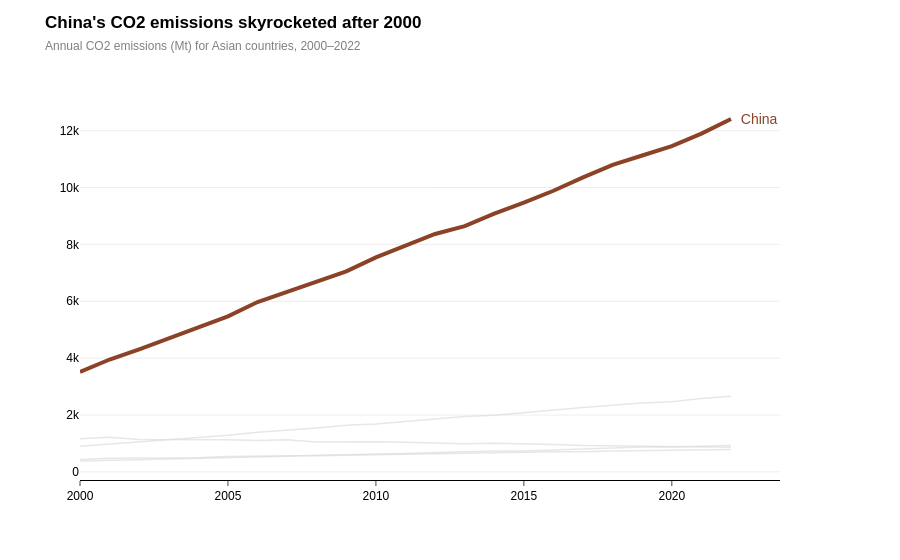

Notebook code for this chart:
### Markdown cell above
---
## Task 1 — Multi-Series Line Chart with Highlight

**What to build:** A line chart showing CO2 emissions over time for **all Asian countries** in the dataset, with one country highlighted.

**Requirements:**
- All countries shown (for context), but only **one highlighted in colour** — your choice which
- All other lines in grey (#DDDDDD), thinner
- Highlighted country **labelled directly** at the end of its line (not in a legend)
- Insight title that names the highlighted country and its story

> 💡 `df[df['Region'] == 'Asia']` to filter; use `go.Figure()` with a loop for per-country control

### Code cell
import plotly.graph_objects as go

df_asia = df[df['Region'] == 'Asia']
highlight_country = 'China'

style_highlight = {'color': '#8C4227', 'width': 4, 'opacity': 1}
style_background = {'color': '#DDDDDD', 'width': 1.5, 'opacity': 0.7}

fig = go.Figure()

for country in df_asia['Country'].unique():
    df_country = df_asia[df_asia['Country'] == country]
    
    is_highlight = (country == highlight_country)
    style = style_highlight if is_highlight else style_background

    fig.add_trace(go.Scatter(
        x=df_country['Year'],
        y=df_country['CO2_Mt'],
        mode='lines',
        name=country,
        line=dict(color=style['color'], width=style['width']),
        opacity=style['opacity'],
        hoverinfo='name+y'
    ))

last_row = df_asia[(df_asia['Country'] == highlight_country)].sort_values('Year').iloc[-1]

fig.add_annotation(
    x=last_row['Year'],
    y=last_row['CO2_Mt'],
    text=f"  {highlight_country}",
    showarrow=False,
    xanchor="left",
    font=dict(color=style_highlight['color'], size=14, family="Arial")
)

fig.update_layout(
    title={
        'text': f"<b>{highlight_country}'s CO2 emissions skyrocketed after 2000</b><br>"
                f"<span style='font-size:12px; color:grey;'>Annual CO2 emissions (Mt) for Asian countries, 2000–2022</span>",
        'x': 0.05,
        'y': 0.95
    },
    plot_bgcolor='white',
    paper_bgcolor='white',
    showlegend=False, 
    margin=dict(r=120, t=100),
    font=dict(family="Arial", color="black")
)

fig.update_xaxes(showgrid=False, linecolor='black', ticks='outside')
fig.update_yaxes(showgrid=True, gridcolor='#EEEEEE', zeroline=False)

fig.show()

### Figure 1 — Plotly figure (JSON) as saved in the notebook; plotly's stock layout.template omitted (floating-point values rounded to 4 significant figures)
{"data": [{"hoverinfo": "name+y", "line": {"color": "#8C4227", "width": 4}, "mode": "lines", "name": "China", "opacity": 1, "type": "scatter", "x": [2000, 2001, 2002, 2003, 2004, 2005, 2006, 2007, 2008, 2009, 2010, 2011, 2012, 2013, 2014, 2015, 2016, 2017, 2018, 2019, 2020, 2021, 2022], "y": [3514.0, 3952.0, 4312.0, 4692.0, 5079.0, 5468.0, 5974.0, 6323.0, 6673.0, 7053.0, 7543.0, 7972.0, 8365.0, 8641.0, 9078.0, 9466.0, 9887.0, 10360.0, 10790.0, 11130.0, 11450.0, 11900.0, 12410.0]}, {"hoverinfo": "name+y", "line": {"color": "#DDDDDD", "width": 1.5}, "mode": "lines", "name": "India", "opacity": 0.7, "type": "scatter", "x": [2000, 2001, 2002, 2003, 2004, 2005, 2006, 2007, 2008, 2009, 2010, 2011, 2012, 2013, 2014, 2015, 2016, 2017, 2018, 2019, 2020, 2021, 2022], "y": [901.6, 974.6, 1056.0, 1146.0, 1205.0, 1291.0, 1396.0, 1466.0, 1542.0, 1637.0, 1687.0, 1774.0, 1865.0, 1945.0, 1994.0, 2092.0, 2177.0, 2267.0, 2345.0, 2419.0, 2466.0, 2580.0, 2661.0]}, {"hoverinfo": "name+y", "line": {"color": "#DDDDDD", "width": 1.5}, "mode": "lines", "name": "Japan", "opacity": 0.7, "type": "scatter", "x": [2000, 2001, 2002, 2003, 2004, 2005, 2006, 2007, 2008, 2009, 2010, 2011, 2012, 2013, 2014, 2015, 2016, 2017, 2018, 2019, 2020, 2021, 2022], "y": [1166.0, 1220.0, 1136.0, 1131.0, 1151.0, 1127.0, 1101.0, 1133.0, 1050.0, 1061.0, 1064.0, 1042.0, 1005.0, 990.9, 1010.0, 996.6, 967.4, 925.1, 916.6, 914.5, 902.8, 898.1, 865.1]}, {"hoverinfo": "name+y", "line": {"color": "#DDDDDD", "width": 1.5}, "mode": "lines", "name": "South Korea", "opacity": 0.7, "type": "scatter", "x": [2000, 2001, 2002, 2003, 2004, 2005, 2006, 2007, 2008, 2009, 2010, 2011, 2012, 2013, 2014, 2015, 2016, 2017, 2018, 2019, 2020, 2021, 2022], "y": [438.1, 481.5, 490.6, 490.8, 494.6, 537.2, 539.0, 566.1, 570.0, 585.4, 595.9, 620.6, 631.1, 649.6, 646.2, 686.5, 704.0, 706.0, 738.5, 750.8, 755.8, 777.3, 789.5]}, {"hoverinfo": "name+y", "line": {"color": "#DDDDDD", "width": 1.5}, "mode": "lines", "name": "Indonesia", "opacity": 0.7, "type": "scatter", "x": [2000, 2001, 2002, 2003, 2004, 2005, 2006, 2007, 2008, 2009, 2010, 2011, 2012, 2013, 2014, 2015, 2016, 2017, 2018, 2019, 2020, 2021, 2022], "y": [382.8, 400.4, 430.7, 453.8, 482.6, 501.9, 533.0, 551.8, 586.6, 602.5, 614.5, 647.3, 680.1, 717.7, 736.3, 738.2, 768.8, 813.7, 834.8, 872.3, 876.5, 898.5, 930.5]}], "layout": {"annotations": [{"font": {"color": "#8C4227", "family": "Arial", "size": 14}, "showarrow": false, "text": "  China", "x": 2022, "xanchor": "left", "y": 12410.0}], "font": {"color": "black", "family": "Arial"}, "margin": {"r": 120, "t": 100}, "paper_bgcolor": "white", "plot_bgcolor": "white", "showlegend": false, "title": {"text": "<b>China's CO2 emissions skyrocketed after 2000</b><br><span style='font-size:12px; color:grey;'>Annual CO2 emissions (Mt) for Asian countries, 2000–2022</span>", "x": 0.05, "y": 0.95}, "xaxis": {"linecolor": "black", "showgrid": false, "ticks": "outside"}, "yaxis": {"gridcolor": "#EEEEEE", "showgrid": true, "zeroline": false}}}
